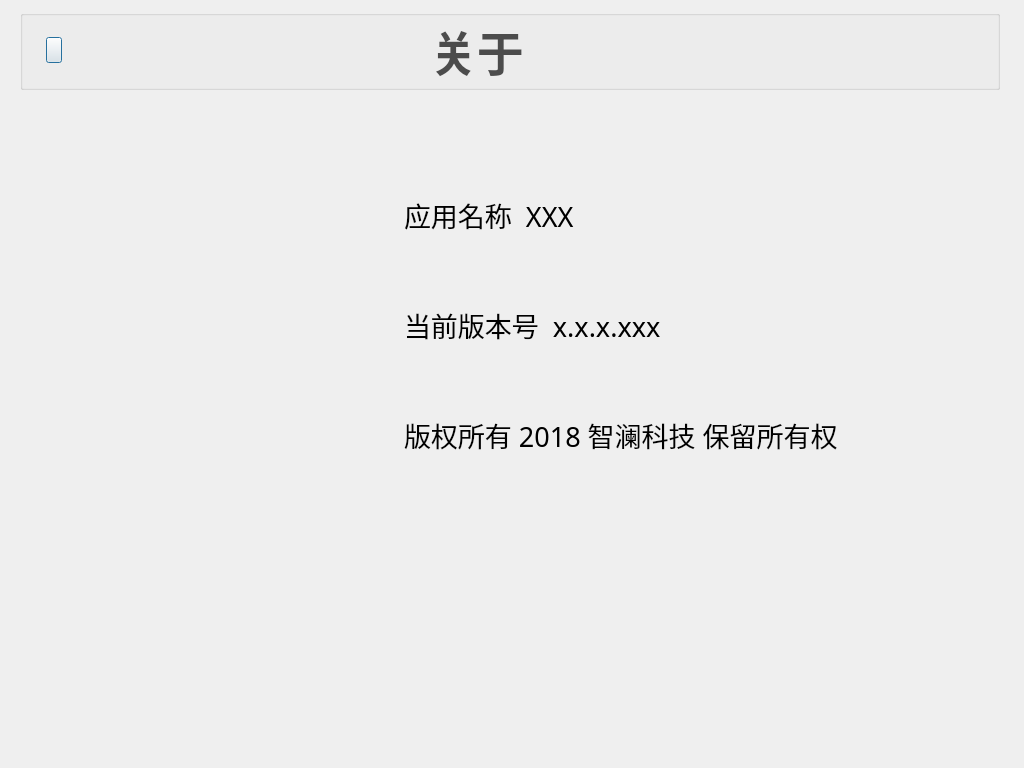
<?xml version="1.0" encoding="UTF-8"?>
<ui version="4.0">
 <class>AboutW</class>
 <widget class="QDialog" name="AboutW">
  <property name="geometry">
   <rect>
    <x>0</x>
    <y>0</y>
    <width>1024</width>
    <height>768</height>
   </rect>
  </property>
  <property name="windowTitle">
   <string>Dialog</string>
  </property>
  <property name="styleSheet">
   <string notr="true">#AboutW
{
	border-image: url(:/new/prefix1/image/aboutimag/back_board.png);
}</string>
  </property>
  <widget class="QGroupBox" name="titleGroupBox">
   <property name="geometry">
    <rect>
     <x>20</x>
     <y>10</y>
     <width>980</width>
     <height>80</height>
    </rect>
   </property>
   <property name="styleSheet">
    <string notr="true">#titleGroupBox
{
	border-image: url(:/new/prefix1/image/aboutimag/back_board1.png);
}</string>
   </property>
   <property name="title">
    <string/>
   </property>
   <property name="flat">
    <bool>false</bool>
   </property>
   <widget class="QPushButton" name="returnMoreButton">
    <property name="geometry">
     <rect>
      <x>26</x>
      <y>27</y>
      <width>16</width>
      <height>26</height>
     </rect>
    </property>
    <property name="styleSheet">
     <string notr="true">border-image: url(:/new/prefix1/image/aboutimag/return.png);</string>
    </property>
    <property name="text">
     <string/>
    </property>
   </widget>
   <widget class="QLabel" name="titleLabel">
    <property name="geometry">
     <rect>
      <x>410</x>
      <y>11</y>
      <width>101</width>
      <height>58</height>
     </rect>
    </property>
    <property name="font">
     <font>
      <family>宋体</family>
      <pointsize>35</pointsize>
      <weight>75</weight>
      <bold>true</bold>
     </font>
    </property>
    <property name="styleSheet">
     <string notr="true">color: rgb(76, 76, 76);</string>
    </property>
    <property name="frameShape">
     <enum>QFrame::NoFrame</enum>
    </property>
    <property name="frameShadow">
     <enum>QFrame::Plain</enum>
    </property>
    <property name="lineWidth">
     <number>0</number>
    </property>
    <property name="text">
     <string>关于</string>
    </property>
   </widget>
  </widget>
  <widget class="QLabel" name="iconLabel">
   <property name="geometry">
    <rect>
     <x>185</x>
     <y>220</y>
     <width>120</width>
     <height>120</height>
    </rect>
   </property>
   <property name="styleSheet">
    <string notr="true">border-image: url(:/new/prefix1/image/aboutimag/logo.png);</string>
   </property>
   <property name="text">
    <string/>
   </property>
  </widget>
  <widget class="QLabel" name="nameLabel">
   <property name="geometry">
    <rect>
     <x>404</x>
     <y>190</y>
     <width>400</width>
     <height>50</height>
    </rect>
   </property>
   <property name="font">
    <font>
     <family>宋体</family>
     <pointsize>20</pointsize>
     <weight>50</weight>
     <bold>false</bold>
    </font>
   </property>
   <property name="text">
    <string>应用名称  XXX</string>
   </property>
  </widget>
  <widget class="QLabel" name="currVersionLabel">
   <property name="geometry">
    <rect>
     <x>404</x>
     <y>300</y>
     <width>400</width>
     <height>50</height>
    </rect>
   </property>
   <property name="font">
    <font>
     <family>宋体</family>
     <pointsize>20</pointsize>
     <weight>50</weight>
     <bold>false</bold>
    </font>
   </property>
   <property name="text">
    <string>当前版本号  x.x.x.xxx</string>
   </property>
  </widget>
  <widget class="QLabel" name="versionRightLabel">
   <property name="geometry">
    <rect>
     <x>404</x>
     <y>410</y>
     <width>461</width>
     <height>50</height>
    </rect>
   </property>
   <property name="font">
    <font>
     <family>宋体</family>
     <pointsize>20</pointsize>
    </font>
   </property>
   <property name="text">
    <string>版权所有 2018 智澜科技 保留所有权</string>
   </property>
  </widget>
 </widget>
 <resources/>
 <connections/>
</ui>
